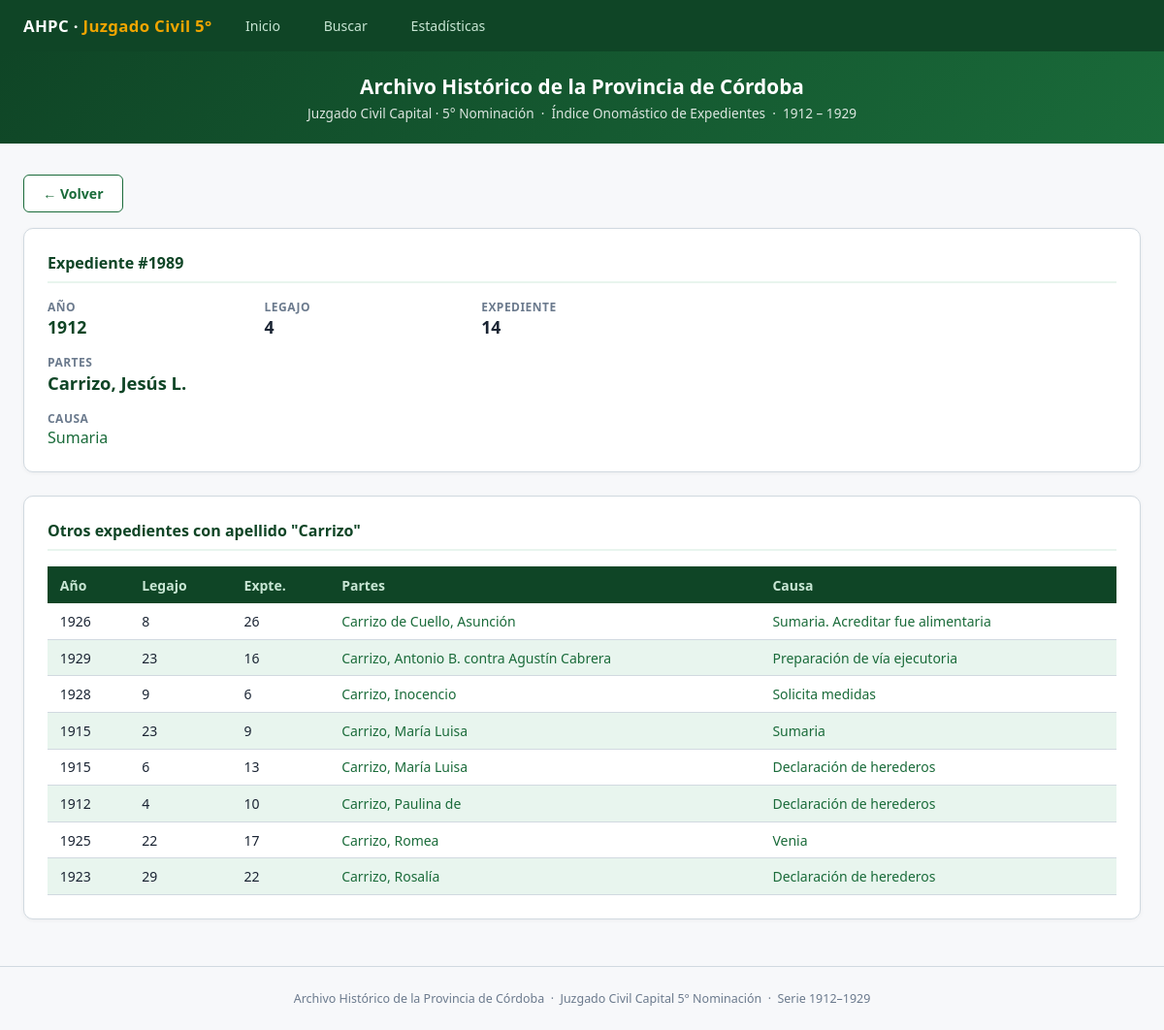
Screenshot of /detalle/1989 with the database file from the repository.
### tables this page shows
CREATE TABLE registros (
    id INTEGER PRIMARY KEY AUTOINCREMENT,
    anio INTEGER,
    legajo TEXT,
    expediente TEXT,
    partes TEXT,
    causa TEXT
);

### app.py (the view)
@app.route('/detalle/<int:rid>')
def detalle(rid):
    rows = query("SELECT * FROM registros WHERE id = ?", (rid,))
    if not rows:
        return "Registro no encontrado", 404
    reg = dict(rows[0])
    apellido = reg['partes'].split(',')[0].strip() if reg['partes'] else ''
    otros_partes = []
    if apellido:
        otros_partes = query("""SELECT id, anio, legajo, expediente, partes, causa
                                FROM registros WHERE partes LIKE ? AND id != ?
                                ORDER BY partes ASC, anio ASC LIMIT 50""",
                             (f"{apellido}%", rid))
    return render_template('detalle.html', reg=reg,
                           otros_partes=[dict(r) for r in otros_partes],
                           apellido=apellido)

### app.py (called while the page is built)
def get_db():
    conn = sqlite3.connect(DB_PATH)
    conn.row_factory = sqlite3.Row
    return conn

def query(sql, params=()):
    conn = get_db()
    cur = conn.cursor()
    cur.execute(sql, params)
    rows = cur.fetchall()
    conn.close()
    return rows

### templates/detalle.html (shortened to what this page needs)
{% extends 'base.html' %}
{% block content %}
<main>
  <div style="margin-bottom:1rem">
    <a href="javascript:history.back()" class="btn btn-secondary">← Volver</a>
  </div>
  <div class="card">
    <h2>Expediente #{{ reg.id }}</h2>
    <div style="display:grid;grid-template-columns:repeat(auto-fit,minmax(200px,1fr));gap:1rem;margin-top:.5rem">
      <div>
        <div style="font-size:.75rem;color:var(--muted);font-weight:600;text-transform:uppercase;letter-spacing:.04em">Año</div>
        <div style="font-size:1.1rem;font-weight:700;color:var(--verde-dark)">{{ reg.anio or '—' }}</div>
      </div>
      <div>
        <div style="font-size:.75rem;color:var(--muted);font-weight:600;text-transform:uppercase;letter-spacing:.04em">Legajo</div>
        <div style="font-size:1.1rem;font-weight:700">{{ reg.legajo or '—' }}</div>
      </div>
      <div>
        <div style="font-size:.75rem;color:var(--muted);font-weight:600;text-transform:uppercase;letter-spacing:.04em">Expediente</div>
        <div style="font-size:1.1rem;font-weight:700">{{ reg.expediente or '—' }}</div>
      </div>
      <div style="grid-column:1/-1">
        <div style="font-size:.75rem;color:var(--muted);font-weight:600;text-transform:uppercase;letter-spacing:.04em">Partes</div>
        <div style="font-size:1.15rem;font-weight:700;color:var(--verde-dark)">{{ reg.partes or '—' }}</div>
      </div>
      <div style="grid-column:1/-1">
        <div style="font-size:.75rem;color:var(--muted);font-weight:600;text-transform:uppercase;letter-spacing:.04em">Causa</div>
        <div style="font-size:1rem">
          {% if reg.causa %}
          <a href="/causa/{{ reg.causa|urlencode }}">{{ reg.causa }}</a>
          {% else %}—{% endif %}
        </div>
      </div>
    </div>
  </div>
  {% if otros_partes %}
  <div class="card">
    <h2>Otros expedientes con apellido "{{ apellido }}"</h2>
    <div class="tbl-wrap">
      <table>
        <thead><tr><th>Año</th><th>Legajo</th><th>Expte.</th><th>Partes</th><th>Causa</th></tr></thead>
        <tbody>
          {% for r in otros_partes %}
          <tr>
            <td>{{ r.anio or '' }}</td>
            <td>{{ r.legajo or '' }}</td>
            <td>{{ r.expediente or '' }}</td>
            <td><a href="/detalle/{{ r.id }}">{{ r.partes or '' }}</a></td>
            <td><a href="/causa/{{ r.causa|urlencode }}">{{ r.causa or '' }}</a></td>
          </tr>
          {% endfor %}
        </tbody>
      </table>
    </div>
  </div>
  {% endif %}
</main>
{% endblock %}

### templates/base.html (style rules this page uses)
:root { --verde:#1a6b3a;--verde-dark:#0f4526;--verde-light:#e8f5ee; --verde-mid:#2d9957;--acento:#f0a500; --gris:#f7f8fa;--borde:#d1d9e0;--texto:#1a2433;--muted:#6b7a8d; }
* { box-sizing:border-box;margin:0;padding:0 }
body { font-family:'Segoe UI',system-ui,sans-serif;color:var(--texto);background:var(--gris);min-height:100vh }
a { color:var(--verde);text-decoration:none }
main { max-width:1200px;margin:2rem auto;padding:0 1.5rem }
.card { background:#fff;border:1px solid var(--borde);border-radius:10px;padding:1.5rem;margin-bottom:1.5rem;box-shadow:0 1px 4px rgba(0,0,0,.05) }
.card h2 { font-size:1rem;font-weight:700;color:var(--verde-dark);margin-bottom:1rem;padding-bottom:.5rem;border-bottom:2px solid var(--verde-light) }
.tbl-wrap { overflow-x:auto }
table { width:100%;border-collapse:collapse;font-size:.875rem }
thead th { background:var(--verde-dark);color:#c8e6d4;padding:.6rem .8rem;text-align:left;font-weight:600;white-space:nowrap }
tbody tr { border-bottom:1px solid var(--borde) }
tbody tr:nth-child(even) { background:var(--verde-light) }
td { padding:.55rem .8rem;vertical-align:top }
td a { color:var(--verde) }
.btn { display:inline-flex;align-items:center;gap:.4rem;padding:.55rem 1.2rem;border-radius:6px;font-size:.88rem;font-weight:600;cursor:pointer;border:none;transition:background .15s,transform .1s }
.btn-secondary { background:#fff;color:var(--verde);border:1px solid var(--verde) }

### rows the page displays
registros: id "1989", anio "1912", legajo "4", expediente "14", partes "Carrizo, Jesús L.", causa "Sumaria"
registros: anio "1926", legajo "8", expediente "26", partes "Carrizo de Cuello, Asunción", causa "Sumaria. Acreditar fue alimentaria"
registros: anio "1929", legajo "23", expediente "16", partes "Carrizo, Antonio B. contra Agustín Cabrera", causa "Preparación de vía ejecutoria"
registros: anio "1928", legajo "9", expediente "6", partes "Carrizo, Inocencio", causa "Solicita medidas"
registros: anio "1915", legajo "23", expediente "9", partes "Carrizo, María Luisa", causa "Sumaria"
registros: anio "1915", legajo "6", expediente "13", partes "Carrizo, María Luisa", causa "Declaración de herederos"
registros: anio "1912", legajo "4", expediente "10", partes "Carrizo, Paulina de", causa "Declaración de herederos"
registros: anio "1925", legajo "22", expediente "17", partes "Carrizo, Romea", causa "Venia"
registros: anio "1923", legajo "29", expediente "22", partes "Carrizo, Rosalía", causa "Declaración de herederos"

### other values shown
{{ apellido }} "Carrizo"
